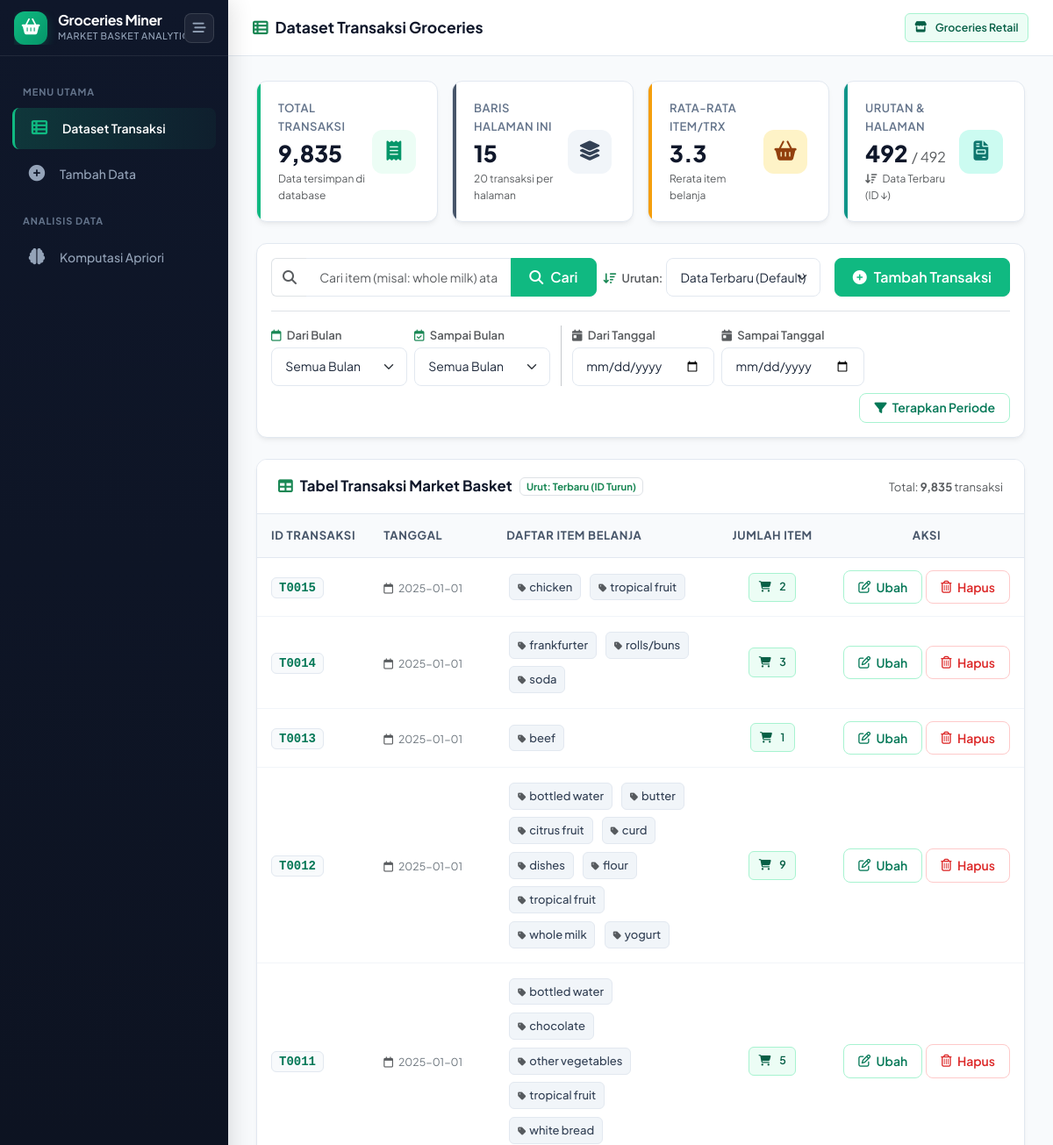
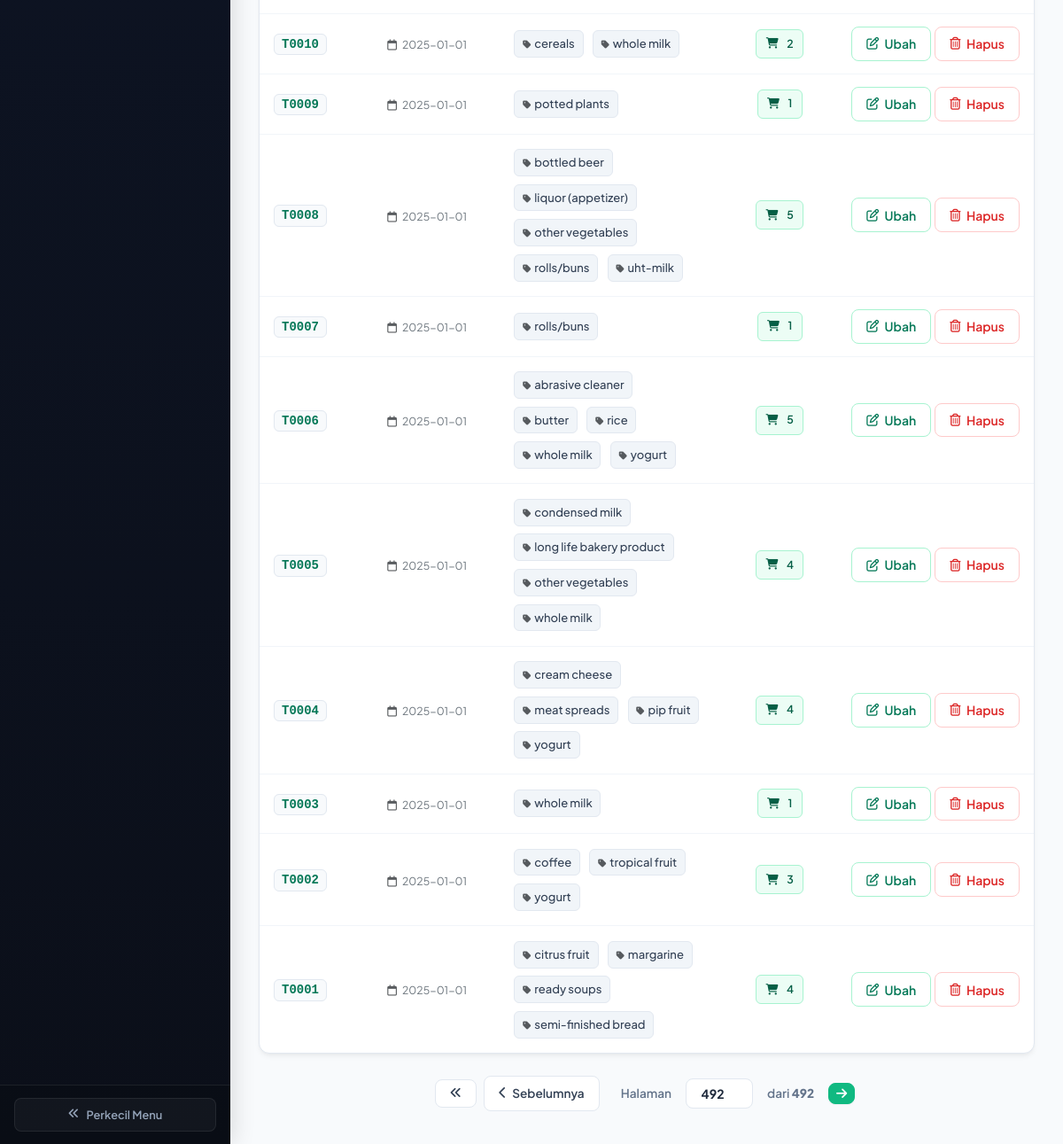
/?page=492&q=&sort=desc&start_month=&end_month=&start_date=&end_date=, run on the app's committed database (2 pictures, top to bottom).
### tables this page shows
CREATE TABLE transaksi (
            id INTEGER PRIMARY KEY AUTOINCREMENT,
            tanggal TEXT DEFAULT (date('now'))
        );

### app.py (the view, shortened to what this page needs)
@app.route("/")
def index():
    q_raw = request.args.get("q", "").strip()
    q_lower = q_raw.lower()
    sort = request.args.get("sort", "desc").strip().lower()
    start_month = request.args.get("start_month", "").strip()
    end_month = request.args.get("end_month", "").strip()
    start_date_raw = request.args.get("start_date", "").strip()
    end_date_raw = request.args.get("end_date", "").strip()
    start_date, end_date, date_err = resolve_date_range(
        start_date_raw, end_date_raw, start_month, end_month
    )
    if date_err:
        flash(date_err, "error")
    conn = get_conn()
    month_options = get_month_options(conn)
    where_clauses = []
    params = []
    if start_date:
        where_clauses.append("t.tanggal >= ?")
        params.append(start_date)
    if end_date:
        where_clauses.append("t.tanggal <= ?")
        params.append(end_date)
    kondisi = f"WHERE {' AND '.join(where_clauses)}" if where_clauses else ""
    total = conn.execute(
        f"SELECT COUNT(*) FROM transaksi t {kondisi}", params
    ).fetchone()[0]
    total_page = max((total + PER_PAGE - 1) // PER_PAGE, 1)
    try:
        req_page = int(request.args.get("page", 1))
    except (ValueError, TypeError):
        req_page = 1
    page = min(max(req_page, 1), total_page)
    offset = (page - 1) * PER_PAGE
    order_map = {
        "desc": "ORDER BY t.id DESC",
        "asc": "ORDER BY t.id ASC",
        "date_desc": "ORDER BY t.tanggal DESC, t.id DESC",
        "date_asc": "ORDER BY t.tanggal ASC, t.id ASC",
    }
    order_by = order_map.get(sort, "ORDER BY t.id DESC")
    rows = conn.execute(
        f"""
        SELECT t.id, t.tanggal,
               GROUP_CONCAT(i.nama_item, ', ') AS items,
               COUNT(i.id) AS jumlah
        FROM transaksi t
        LEFT JOIN item_transaksi i ON i.id_transaksi = t.id
        {kondisi}
        GROUP BY t.id
        {order_by}
        LIMIT ? OFFSET ?
        """,
        params + [PER_PAGE, offset],
    ).fetchall()
    conn.close()
    return render_template(
        "index.html",
        rows=rows,
        q=q_raw,
        page=page,
        total=total,
        total_page=total_page,
        sort=sort,
        start_month=start_month,
        end_month=end_month,
        start_date=start_date or "",
        end_date=end_date or "",
        month_options=month_options,
    )

### app.py (called while the page is built)
def format_month_label(ym):
    try:
        dt = datetime.strptime(ym, "%Y-%m")
        return f"{NAMA_BULAN[dt.month]} {dt.year}"
    except ValueError:
        return ym

def get_month_options(conn):
    rows = conn.execute(
        """
        SELECT DISTINCT substr(tanggal, 1, 7) AS ym
        FROM transaksi
        WHERE tanggal IS NOT NULL AND length(tanggal) >= 7
        ORDER BY ym ASC
        """
    ).fetchall()
    return [{"value": r["ym"], "label": format_month_label(r["ym"])} for r in rows]

### database.py (called while the page is built)
def get_conn():
    conn = sqlite3.connect(DB_PATH)
    conn.row_factory = sqlite3.Row
    conn.execute("PRAGMA foreign_keys = ON")
    return conn

### templates/index.html (shortened to what this page needs)
{% extends "base.html" %}
{% block page_title %}
  <i class="fa-solid fa-table-list text-success"></i> Dataset Transaksi Groceries
{% endblock %}
{% block content %}
<div class="row g-3 mb-4">
  <div class="col-12 col-sm-6 col-xl-3">
    <div class="stat-card emerald">
      <div class="stat-content">
        <div class="stat-label">Total Transaksi</div>
        <div class="stat-value">{{ "{:,}".format(total) }}</div>
        <div class="stat-desc text-muted">
          {% if q or start_date or end_date %}Sesuai filter aktif{% else %}Data tersimpan di database{% endif %}
        </div>
      </div>
      <div class="stat-icon-wrapper emerald">
        <i class="fa-solid fa-receipt"></i>
      </div>
    </div>
  </div>
  <div class="col-12 col-sm-6 col-xl-3">
    <div class="stat-card slate">
      <div class="stat-content">
        <div class="stat-label">Baris Halaman Ini</div>
        <div class="stat-value">{{ rows|length }}</div>
        <div class="stat-desc text-muted">20 transaksi per halaman</div>
      </div>
      <div class="stat-icon-wrapper slate">
        <i class="fa-solid fa-layer-group"></i>
      </div>
    </div>
  </div>
  {% set ns = namespace(total_item=0) %}
  {% for r in rows %}
    {% set ns.total_item = ns.total_item + r.jumlah %}
  {% endfor %}
  {% set avg_items = (ns.total_item / (rows|length)) if (rows|length > 0) else 0 %}
  <div class="col-12 col-sm-6 col-xl-3">
    <div class="stat-card amber">
      <div class="stat-content">
        <div class="stat-label">Rata-rata Item/Trx</div>
        <div class="stat-value">{{ "%.1f"|format(avg_items) }}</div>
        <div class="stat-desc text-muted">Rerata item belanja</div>
      </div>
      <div class="stat-icon-wrapper amber">
        <i class="fa-solid fa-basket-shopping"></i>
      </div>
    </div>
  </div>
  <div class="col-12 col-sm-6 col-xl-3">
    <div class="stat-card teal">
      <div class="stat-content">
        <div class="stat-label">Urutan & Halaman</div>
        <div class="stat-value">{{ page }} <span class="fs-6 text-muted fw-normal">/ {{ total_page }}</span></div>
        <div class="stat-desc text-muted">
          <i class="fa-solid fa-arrow-down-wide-short me-1 text-teal"></i>
          {% if sort == 'asc' %}Data Terlama (ID 1..)
          {% elif sort == 'date_desc' %}Tanggal Terbaru
          {% elif sort == 'date_asc' %}Tanggal Terlama
          {% else %}Data Terbaru (ID &darr;){% endif %}
        </div>
      </div>
      <div class="stat-icon-wrapper teal">
        <i class="fa-solid fa-file-invoice"></i>
      </div>
    </div>
  </div>
</div>
{% set has_filter = q or start_date or end_date or start_month or end_month or (sort != 'desc') %}
<div class="card-modern">
  <div class="card-modern-body p-3">
    <form id="filterForm" method="get" action="{{ url_for('index') }}">
      <div class="d-flex flex-wrap align-items-center justify-content-between gap-3">
        <div class="d-flex flex-wrap align-items-center gap-2 flex-grow-1" style="max-width: 780px;">
          <div class="input-group" style="flex: 1; min-width: 240px;">
            <span class="input-group-text bg-white border-end-0 text-muted">
              <i class="fa-solid fa-magnifying-glass"></i>
            </span>
            <input type="text" name="q" value="{{ q }}" class="form-control form-control-modern border-start-0"
                   placeholder="Cari item (misal: whole milk) atau ID..." aria-label="Search">
            <button class="btn btn-emerald" type="submit">
              <i class="fa-solid fa-magnifying-glass"></i> Cari
            </button>
          </div>
          <div class="d-flex align-items-center gap-1">
            <label for="sortSelect" class="small fw-semibold text-muted text-nowrap mb-0 d-none d-sm-inline">
              <i class="fa-solid fa-arrow-down-wide-short text-success me-1"></i> Urutan:
            </label>
            <select name="sort" id="sortSelect" class="form-select form-select-modern" style="width: auto; min-width: 175px;" onchange="this.form.submit()">
              <option value="desc" {% if sort == 'desc' or not sort %}selected{% endif %}>Data Terbaru (Default)</option>
            </select>
          </div>
        </div>
        <div>
          <a class="btn btn-emerald" href="{{ url_for('tambah') }}">
            <i class="fa-solid fa-circle-plus"></i> Tambah Transaksi
          </a>
        </div>
      </div>
      <div class="d-flex flex-wrap align-items-end gap-2 mt-3 pt-3 border-top">
        <div style="min-width: 155px;">
          <label for="startMonthSelect" class="small fw-semibold text-muted d-block mb-1">
            <i class="fa-regular fa-calendar text-success me-1"></i> Dari Bulan
          </label>
          <select name="start_month" id="startMonthSelect" class="form-select form-select-sm form-select-modern">
            <option value="">Semua Bulan</option>
          </select>
        </div>
        <div style="min-width: 155px;">
          <label for="endMonthSelect" class="small fw-semibold text-muted d-block mb-1">
            <i class="fa-regular fa-calendar-check text-success me-1"></i> Sampai Bulan
          </label>
          <select name="end_month" id="endMonthSelect" class="form-select form-select-sm form-select-modern">
            <option value="">Semua Bulan</option>
          </select>
        </div>
        <div style="min-width: 150px;">
          <label for="startDateInput" class="small fw-semibold text-muted d-block mb-1">
            <i class="fa-solid fa-calendar-day text-muted me-1"></i> Dari Tanggal
          </label>
          <input type="date" name="start_date" id="startDateInput" value="{{ start_date }}"
                 class="form-control form-control-sm form-control-modern">
        </div>
        <div style="min-width: 150px;">
          <label for="endDateInput" class="small fw-semibold text-muted d-block mb-1">
            <i class="fa-solid fa-calendar-day text-muted me-1"></i> Sampai Tanggal
          </label>
          <input type="date" name="end_date" id="endDateInput" value="{{ end_date }}"
                 class="form-control form-control-sm form-control-modern">
        </div>
        <div class="d-flex align-items-center gap-2 ms-md-auto">
          <button type="submit" class="btn btn-outline-emerald btn-sm text-nowrap" style="height: 34px;">
            <i class="fa-solid fa-filter"></i> Terapkan Periode
          </button>
        </div>
      </div>
    </form>
  </div>
</div>
<div class="card-modern">
  <div class="card-modern-header flex-wrap gap-2">
    <div class="d-flex flex-wrap align-items-center gap-2">
      <h2><i class="fa-solid fa-table text-success"></i> Tabel Transaksi Market Basket</h2>
      <span class="badge bg-emerald-subtle text-success border">
        {% if sort == 'asc' %}Urut: Terlama (ID Naik)
        {% elif sort == 'date_desc' %}Urut: Tanggal Terbaru
        {% elif sort == 'date_asc' %}Urut: Tanggal Terlama
        {% else %}Urut: Terbaru (ID Turun){% endif %}
      </span>
    </div>
    <span class="text-muted small">Total: <b>{{ "{:,}".format(total) }}</b> transaksi</span>
  </div>
  <div class="table-responsive">
    <table class="table-custom">
      <thead>
        <tr>
          <th style="width: 110px;">ID Transaksi</th>
          <th style="width: 140px;">Tanggal</th>
          <th>Daftar Item Belanja</th>
          <th style="width: 130px; text-align: center;">Jumlah Item</th>
          <th style="width: 170px; text-align: center;">Aksi</th>
        </tr>
      </thead>
      <tbody>
        {% for r in rows %}
        <tr>
          <td>
            <span class="badge-tid">T{{ '%04d' % r.id }}</span>
          </td>
          <td>
            <span class="text-secondary small">
              <i class="fa-regular fa-calendar me-1 text-muted"></i>
              {{ r.tanggal or '-' }}
            </span>
          </td>
          <td>
            <div class="d-flex flex-wrap gap-1">
              {% if r['items'] %}
                {% for item in r['items'].split(', ') %}
                  <span class="badge-item-pill">
                    <i class="fa-solid fa-tag text-muted me-1" style="font-size: 0.65rem;"></i>{{ item }}
                  </span>
                {% endfor %}
              {% else %}
                <span class="text-muted fst-italic">Kosong</span>
              {% endif %}
            </div>
          </td>
          <td style="text-align: center;">
            <span class="badge-emerald">
              <i class="fa-solid fa-cart-shopping me-1"></i> {{ r.jumlah }}
            </span>
          </td>
          <td style="text-align: center;">
            <div class="d-inline-flex gap-1 align-items-center justify-content-center">
              <a href="{{ url_for('ubah', tid=r.id) }}" class="btn-outline-emerald btn-sm" title="Ubah data">
                <i class="fa-regular fa-pen-to-square"></i> Ubah
              </a>
              <form method="post" action="{{ url_for('hapus', tid=r.id) }}" class="d-inline m-0"
                    onsubmit="return confirm('Apakah Anda yakin ingin menghapus transaksi T{{ '%04d' % r.id }}?')">
                <button type="submit" class="btn-outline-danger btn-sm" title="Hapus transaksi">
                  <i class="fa-regular fa-trash-can"></i> Hapus
                </button>
              </form>
            </div>
          </td>
        </tr>
        {% endfor %}
      </tbody>
    </table>
  </div>
</div>
{% if total_page > 1 %}
<div class="pagination-modern">
  {% if page > 2 %}
    <a href="{{ url_for('index', page=1, q=q, sort=sort, start_month=start_month, end_month=end_month, start_date=start_date, end_date=end_date) }}" class="pagination-btn" title="Halaman Pertama">
      <i class="fa-solid fa-angles-left"></i>
    </a>
  {% endif %}
  {% if page > 1 %}
    <a href="{{ url_for('index', page=page-1, q=q, sort=sort, start_month=start_month, end_month=end_month, start_date=start_date, end_date=end_date) }}" class="pagination-btn">
      <i class="fa-solid fa-chevron-left"></i> Sebelumnya
    </a>
  {% endif %}
  <form method="get" action="{{ url_for('index') }}" class="d-inline-flex align-items-center gap-1 mx-1 my-1">
    <span class="pagination-info text-nowrap">Halaman</span>
    <input type="number" name="page" min="1" max="{{ total_page }}" value="{{ page }}"
           class="form-control form-control-sm form-control-modern text-center fw-bold"
           style="width: 76px; padding: 0.35rem 0.5rem;"
           title="Ketik nomor halaman lalu tekan Enter atau klik tombol panah">
    <span class="pagination-info text-nowrap">dari <b>{{ total_page }}</b></span>
    <button type="submit" class="btn btn-emerald btn-sm py-1 px-2" title="Lompat ke halaman ini">
      <i class="fa-solid fa-arrow-right"></i>
    </button>
  </form>
</div>
{% endif %}
{% endblock %}

### data on the page
transaksi: id "0015", tanggal "2025-01-01", item "chicken" "tropical fruit", jumlah "2"
transaksi: id "0014", tanggal "2025-01-01", item "frankfurter" "rolls/buns" "soda", jumlah "3"
transaksi: id "0013", tanggal "2025-01-01", item "beef", jumlah "1"
transaksi: id "0012", tanggal "2025-01-01", item "bottled water" "butter" "citrus fruit" "curd" "dishes" "flour" "tropical fruit" "whole milk" "yogurt", jumlah "9"
transaksi: id "0011", tanggal "2025-01-01", item "bottled water" "chocolate" "other vegetables" "tropical fruit" "white bread", jumlah "5"
transaksi: id "0010", tanggal "2025-01-01", item "cereals" "whole milk", jumlah "2"
transaksi: id "0009", tanggal "2025-01-01", item "potted plants", jumlah "1"
transaksi: id "0008", tanggal "2025-01-01", item "bottled beer" "liquor (appetizer)" "other vegetables" "rolls/buns" "uht-milk", jumlah "5"
transaksi: id "0007", tanggal "2025-01-01", item "rolls/buns", jumlah "1"
transaksi: id "0006", tanggal "2025-01-01", item "abrasive cleaner" "butter" "rice" "whole milk" "yogurt", jumlah "5"
transaksi: id "0005", tanggal "2025-01-01", item "condensed milk" "long life bakery product" "other vegetables" "whole milk", jumlah "4"
transaksi: id "0004", tanggal "2025-01-01", item "cream cheese" "meat spreads" "pip fruit" "yogurt", jumlah "4"
transaksi: id "0003", tanggal "2025-01-01", item "whole milk", jumlah "1"
transaksi: id "0002", tanggal "2025-01-01", item "coffee" "tropical fruit" "yogurt", jumlah "3"
transaksi: id "0001", tanggal "2025-01-01", item "citrus fruit" "margarine" "ready soups" "semi-finished bread", jumlah "4"

### other printed values
{{ "{:,}".format(total) }} "9,835"
{{ rows|length }} "15"
{{ "%.1f"|format(avg_items) }} "3.3"
{{ page }} "492"
{{ total_page }} "492"
